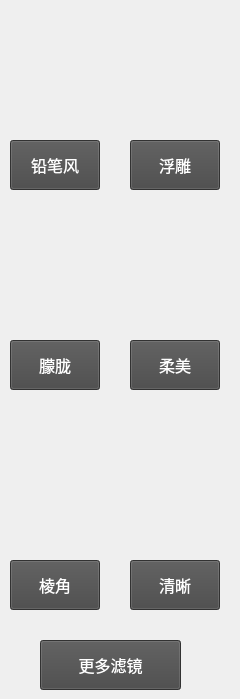
    <widget class="QWidget" name="page_4">
     <widget class="QPushButton" name="filter_pencil">
      <property name="geometry">
       <rect>
        <x>10</x>
        <y>140</y>
        <width>90</width>
        <height>50</height>
       </rect>
      </property>
      <property name="palette">
       <palette>
        <active>
         <colorrole role="WindowText">
          <brush brushstyle="SolidPattern">
           <color alpha="255">
            <red>255</red>
            <green>255</green>
            <blue>255</blue>
           </color>
          </brush>
         </colorrole>
         <colorrole role="Button">
          <brush brushstyle="SolidPattern">
           <color alpha="255">
            <red>70</red>
            <green>70</green>
            <blue>70</blue>
           </color>
          </brush>
         </colorrole>
         <colorrole role="Text">
          <brush brushstyle="SolidPattern">
           <color alpha="255">
            <red>255</red>
            <green>255</green>
            <blue>255</blue>
           </color>
          </brush>
         </colorrole>
         <colorrole role="ButtonText">
          <brush brushstyle="SolidPattern">
           <color alpha="255">
            <red>255</red>
            <green>255</green>
            <blue>255</blue>
           </color>
          </brush>
         </colorrole>
         <colorrole role="Base">
          <brush brushstyle="SolidPattern">
           <color alpha="255">
            <red>70</red>
            <green>70</green>
            <blue>70</blue>
           </color>
          </brush>
         </colorrole>
         <colorrole role="Window">
          <brush brushstyle="SolidPattern">
           <color alpha="255">
            <red>70</red>
            <green>70</green>
            <blue>70</blue>
           </color>
          </brush>
         </colorrole>
         <colorrole role="PlaceholderText">
          <brush brushstyle="NoBrush">
           <color alpha="128">
            <red>255</red>
            <green>255</green>
            <blue>255</blue>
           </color>
          </brush>
         </colorrole>
        </active>
        <inactive>
         <colorrole role="WindowText">
          <brush brushstyle="SolidPattern">
           <color alpha="255">
            <red>255</red>
            <green>255</green>
            <blue>255</blue>
           </color>
          </brush>
         </colorrole>
         <colorrole role="Button">
          <brush brushstyle="SolidPattern">
           <color alpha="255">
            <red>70</red>
            <green>70</green>
            <blue>70</blue>
           </color>
          </brush>
         </colorrole>
         <colorrole role="Text">
          <brush brushstyle="SolidPattern">
           <color alpha="255">
            <red>255</red>
            <green>255</green>
            <blue>255</blue>
           </color>
          </brush>
         </colorrole>
         <colorrole role="ButtonText">
          <brush brushstyle="SolidPattern">
           <color alpha="255">
            <red>255</red>
            <green>255</green>
            <blue>255</blue>
           </color>
          </brush>
         </colorrole>
         <colorrole role="Base">
          <brush brushstyle="SolidPattern">
           <color alpha="255">
            <red>70</red>
            <green>70</green>
            <blue>70</blue>
           </color>
          </brush>
         </colorrole>
         <colorrole role="Window">
          <brush brushstyle="SolidPattern">
           <color alpha="255">
            <red>70</red>
            <green>70</green>
            <blue>70</blue>
           </color>
          </brush>
         </colorrole>
         <colorrole role="PlaceholderText">
          <brush brushstyle="NoBrush">
           <color alpha="128">
            <red>255</red>
            <green>255</green>
            <blue>255</blue>
           </color>
          </brush>
         </colorrole>
        </inactive>
        <disabled>
         <colorrole role="WindowText">
          <brush brushstyle="SolidPattern">
           <color alpha="255">
            <red>255</red>
            <green>255</green>
            <blue>255</blue>
           </color>
          </brush>
         </colorrole>
         <colorrole role="Button">
          <brush brushstyle="SolidPattern">
           <color alpha="255">
            <red>70</red>
            <green>70</green>
            <blue>70</blue>
           </color>
          </brush>
         </colorrole>
         <colorrole role="Text">
          <brush brushstyle="SolidPattern">
           <color alpha="255">
            <red>255</red>
            <green>255</green>
            <blue>255</blue>
           </color>
          </brush>
         </colorrole>
         <colorrole role="ButtonText">
          <brush brushstyle="SolidPattern">
           <color alpha="255">
            <red>255</red>
            <green>255</green>
            <blue>255</blue>
           </color>
          </brush>
         </colorrole>
         <colorrole role="Base">
          <brush brushstyle="SolidPattern">
           <color alpha="255">
            <red>70</red>
            <green>70</green>
            <blue>70</blue>
           </color>
          </brush>
         </colorrole>
         <colorrole role="Window">
          <brush brushstyle="SolidPattern">
           <color alpha="255">
            <red>70</red>
            <green>70</green>
            <blue>70</blue>
           </color>
          </brush>
         </colorrole>
         <colorrole role="PlaceholderText">
          <brush brushstyle="NoBrush">
           <color alpha="128">
            <red>255</red>
            <green>255</green>
            <blue>255</blue>
           </color>
          </brush>
         </colorrole>
        </disabled>
       </palette>
      </property>
      <property name="font">
       <font>
        <family>Arial</family>
        <pointsize>12</pointsize>
       </font>
      </property>
      <property name="styleSheet">
       <string notr="true">color: rgb(255, 255, 255);
background-color: rgb(70, 70, 70);</string>
      </property>
      <property name="text">
       <string>铅笔风</string>
      </property>
     </widget>
     <widget class="QPushButton" name="filter_emboss">
      <property name="geometry">
       <rect>
        <x>130</x>
        <y>140</y>
        <width>90</width>
        <height>50</height>
       </rect>
      </property>
      <property name="font">
       <font>
        <family>Arial</family>
        <pointsize>12</pointsize>
       </font>
      </property>
      <property name="styleSheet">
       <string notr="true">color: rgb(255, 255, 255);
background-color: rgb(70, 70, 70);</string>
      </property>
      <property name="text">
       <string>浮雕</string>
      </property>
     </widget>
     <widget class="QPushButton" name="filter_blur">
      <property name="geometry">
       <rect>
        <x>10</x>
        <y>340</y>
        <width>90</width>
        <height>50</height>
       </rect>
      </property>
      <property name="font">
       <font>
        <family>Arial</family>
        <pointsize>12</pointsize>
       </font>
      </property>
      <property name="styleSheet">
       <string notr="true">color: rgb(255, 255, 255);
background-color: rgb(70, 70, 70);</string>
      </property>
      <property name="text">
       <string>朦胧</string>
      </property>
     </widget>
     <widget class="QPushButton" name="filter_smooth">
      <property name="geometry">
       <rect>
        <x>130</x>
        <y>340</y>
        <width>90</width>
        <height>50</height>
       </rect>
      </property>
      <property name="font">
       <font>
        <family>Arial</family>
        <pointsize>12</pointsize>
       </font>
      </property>
      <property name="styleSheet">
       <string notr="true">color: rgb(255, 255, 255);
background-color: rgb(70, 70, 70);</string>
      </property>
      <property name="text">
       <string>柔美</string>
      </property>
     </widget>
     <widget class="QPushButton" name="filter_sharpen">
      <property name="geometry">
       <rect>
        <x>10</x>
        <y>560</y>
        <width>90</width>
        <height>50</height>
       </rect>
      </property>
      <property name="font">
       <font>
        <family>Arial</family>
        <pointsize>12</pointsize>
       </font>
      </property>
      <property name="styleSheet">
       <string notr="true">color: rgb(255, 255, 255);
background-color: rgb(70, 70, 70);</string>
      </property>
      <property name="text">
       <string>棱角</string>
      </property>
     </widget>
     <widget class="QPushButton" name="filter_edge">
      <property name="geometry">
       <rect>
        <x>130</x>
        <y>560</y>
        <width>90</width>
        <height>50</height>
       </rect>
      </property>
      <property name="font">
       <font>
        <family>Arial</family>
        <pointsize>12</pointsize>
       </font>
      </property>
      <property name="styleSheet">
       <string notr="true">color: rgb(255, 255, 255);
background-color: rgb(70, 70, 70);</string>
      </property>
      <property name="text">
       <string>清晰</string>
      </property>
     </widget>
     <widget class="QLabel" name="label_12">
      <property name="geometry">
       <rect>
        <x>0</x>
        <y>20</y>
        <width>101</width>
        <height>111</height>
       </rect>
      </property>
      <property name="text">
       <string/>
      </property>
      <property name="pixmap">
       <pixmap>icon/20200502225915.png</pixmap>
      </property>
     </widget>
     <widget class="QLabel" name="label_13">
      <property name="geometry">
       <rect>
        <x>120</x>
        <y>20</y>
        <width>111</width>
        <height>111</height>
       </rect>
      </property>
      <property name="text">
       <string/>
      </property>
      <property name="pixmap">
       <pixmap>icon/20200502225029.png</pixmap>
      </property>
     </widget>
     <widget class="QLabel" name="label_14">
      <property name="geometry">
       <rect>
        <x>-10</x>
        <y>220</y>
        <width>121</width>
        <height>101</height>
       </rect>
      </property>
      <property name="text">
       <string/>
      </property>
      <property name="pixmap">
       <pixmap>icon/20200502230214.png</pixmap>
      </property>
     </widget>
     <widget class="QLabel" name="label_15">
      <property name="geometry">
       <rect>
        <x>120</x>
        <y>220</y>
        <width>111</width>
        <height>101</height>
       </rect>
      </property>
      <property name="text">
       <string/>
      </property>
      <property name="pixmap">
       <pixmap>icon/20200502225259.png</pixmap>
      </property>
     </widget>
     <widget class="QLabel" name="label_16">
      <property name="geometry">
       <rect>
        <x>-10</x>
        <y>440</y>
        <width>111</width>
        <height>101</height>
       </rect>
      </property>
      <property name="text">
       <string/>
      </property>
      <property name="pixmap">
       <pixmap>icon/20200502225535.png</pixmap>
      </property>
     </widget>
     <widget class="QLabel" name="label_17">
      <property name="geometry">
       <rect>
        <x>120</x>
        <y>440</y>
        <width>111</width>
        <height>101</height>
       </rect>
      </property>
      <property name="text">
       <string/>
      </property>
      <property name="pixmap">
       <pixmap>icon/20200502225613.png</pixmap>
      </property>
     </widget>
     <widget class="QPushButton" name="filter_more">
      <property name="geometry">
       <rect>
        <x>40</x>
        <y>640</y>
        <width>141</width>
        <height>50</height>
       </rect>
      </property>
      <property name="font">
       <font>
        <family>Arial</family>
        <pointsize>12</pointsize>
       </font>
      </property>
      <property name="styleSheet">
       <string notr="true">color: rgb(255, 255, 255);
background-color: rgb(70, 70, 70);</string>
      </property>
      <property name="text">
       <string>更多滤镜</string>
      </property>
     </widget>
    </widget>
